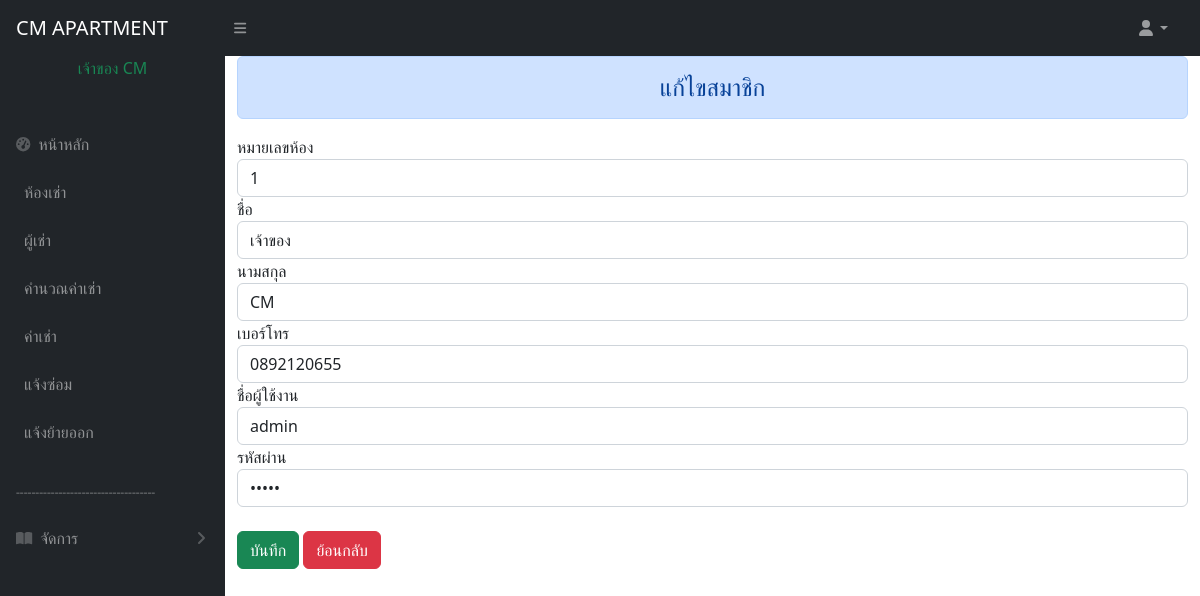
Screenshot of /edit_member.php?id=1 (signed in) with the database file from the repository.
### tables this page shows
CREATE TABLE `member` (
  `id` int(6) NOT NULL COMMENT 'รหัสสมาชิก',
  `id_room` int(6) NOT NULL,
  `name` varchar(30) NOT NULL COMMENT 'ชื่อ',
  `lastname` varchar(30) NOT NULL COMMENT 'นามสกุล',
  `tel` varchar(10) NOT NULL COMMENT 'เบอร์โทร',
  `username` varchar(10) NOT NULL,
  `password` varchar(128) NOT NULL,
  `status` varchar(1) NOT NULL COMMENT 'U=user,A=admin'
);

### edit_member.php (the view, shortened to what this page needs)
<?php
include 'condb.php';
$id = $_GET['id'];
$sql = "SELECT * FROM member WHERE id_room='$id'";
$result = mysqli_query($conn, $sql);
$row = mysqli_fetch_array($result);
?>
<!DOCTYPE html>
<html lang="en">
<head>
    <link href="https://cdn.jsdelivr.net/npm/simple-datatables@7.1.2/dist/style.min.css" rel="stylesheet" />
    <link href="css/styles.css" rel="stylesheet" />
</head>
<body class="sb-nav-fixed">
    <?php include 'menu.php'; ?>
    <div id="layoutSidenav_content">
        <main>
            <div class="container-md">
                <div class="row">
                    <br>
                    <center>
                        <div class="alert alert-primary h4" role="alert">
                            แก้ไขสมาชิก
                        </div>
                    </center>
                    <form method="POST" action="update_register.php">
                        หมายเลขห้อง<input type="number" name="idroom" maxlength="3" class="form-control" value=<?= $row['id_room'] ?>>
                        ชื่อ<input type="text" name="firstname" class="form-control" value=<?= $row['name'] ?>>
                        นามสกุล<input type="text" name="lastname" class="form-control" value=<?= $row['lastname'] ?>>
                        เบอร์โทร<input type="number" name="phone" maxlength="10" class="form-control" value=<?= $row['tel'] ?>>
                        ชื่อผู้ใช้งาน<input type="text" name="username" maxlength="10" class="form-control" value=<?= $row['username'] ?>>
                        รหัสผ่าน<input type="password" name="password" maxlength="10" class="form-control" value=<?= $row['password'] ?>><br>
                        <input type="submit" value="บันทึก" class="btn btn-success">
                        <a href="userinformation.php" class="btn btn-danger">ย้อนกลับ</a>
                    </form>
                </div>
        </main>
    </div>
    </div>
</body>
</html>

### rows the page displays
member: idroom "1", firstname "เจ้าของ", lastname "CM", phone "0892120655", username "admin"

### other values shown
$_SESSION["firtsname"] "เจ้าของ"
$_SESSION["lastname"] "CM"
